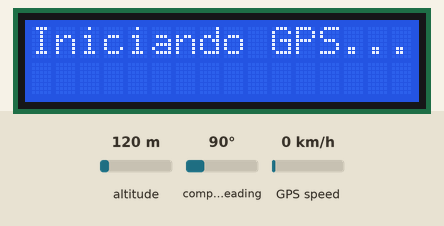
Bench run of a sketch on a simulated Arduino Uno, built with avr-gcc and run on an emulated ATmega328P. On the bench: 16×2 character LCD. The test bench sets the inputs (shaded band); at power-on: altitude 120 m, compass heading 90°, GPS speed 0 km/h. The GPS gets a fix after 3 s at 37.7749, -122.4194 with 8 satellites; what the sketch prints to the serial monitor is not drawn.

Above: at 0.1 s.
At 2.2 s:
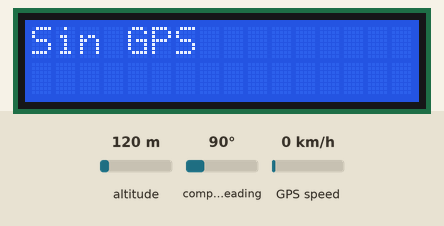

Measured:
- what the display in image 1 shows lasts 2.1 s, from 2.1 s to 4.2 s

The sketch:

lcd_gps.ino
```cpp
#include <Wire.h>
#include <LiquidCrystal_I2C.h>
#include <SoftwareSerial.h>
#include <TinyGPS++.h>

// Configuración del LCD I2C (dirección típica 0x27, puede variar a 0x3F)
LiquidCrystal_I2C lcd(0x27, 16, 2);

// Configuración del GPS en pines RX/TX (ejemplo: 4 y 3)
SoftwareSerial gpsSerial(4, 3);  // RX, TX
TinyGPSPlus gps;

boolean entroAlIf = false;

void setup() {
  // Inicialización del LCD
  lcd.init();
  lcd.backlight();
  lcd.setCursor(0, 0);
  lcd.print("Iniciando GPS...");

  // Inicialización del GPS y Serial
  gpsSerial.begin(9600);     // Velocidad típica del NEO-6M
  Serial.begin(9600);        // Para depuración por monitor serial
  delay(2000);
  lcd.clear();

  Serial.println("Esperando señal GPS...");
}

void loop() {
  // Leer datos del GPS
  while (gpsSerial.available() > 0) {
    gps.encode(gpsSerial.read());
  }

  // Si hay datos válidos, mostrar coordenadas
  if (gps.location.isUpdated()) {
    lcd.clear();
    lcd.setCursor(0, 0);
    lcd.print("Lat:");
    lcd.print(gps.location.lat(), 6);

    lcd.setCursor(0, 1);
    lcd.print("Lon:");
    lcd.print(gps.location.lng(), 6);

    Serial.print("Latitud: ");
    Serial.println(gps.location.lat(), 6);
    Serial.print("Longitud: ");
    Serial.println(gps.location.lng(), 6);
    Serial.println("----------------------");

    entroAlIf = true;
  } else {
    if (entroAlIf) {
      lcd.clear();
      entroAlIf = false;
    }
    lcd.setCursor(0, 0);
    lcd.print("Sin GPS");

    Serial.println("No hay señal GPS...");
    delay(2000);
  }
}
```
